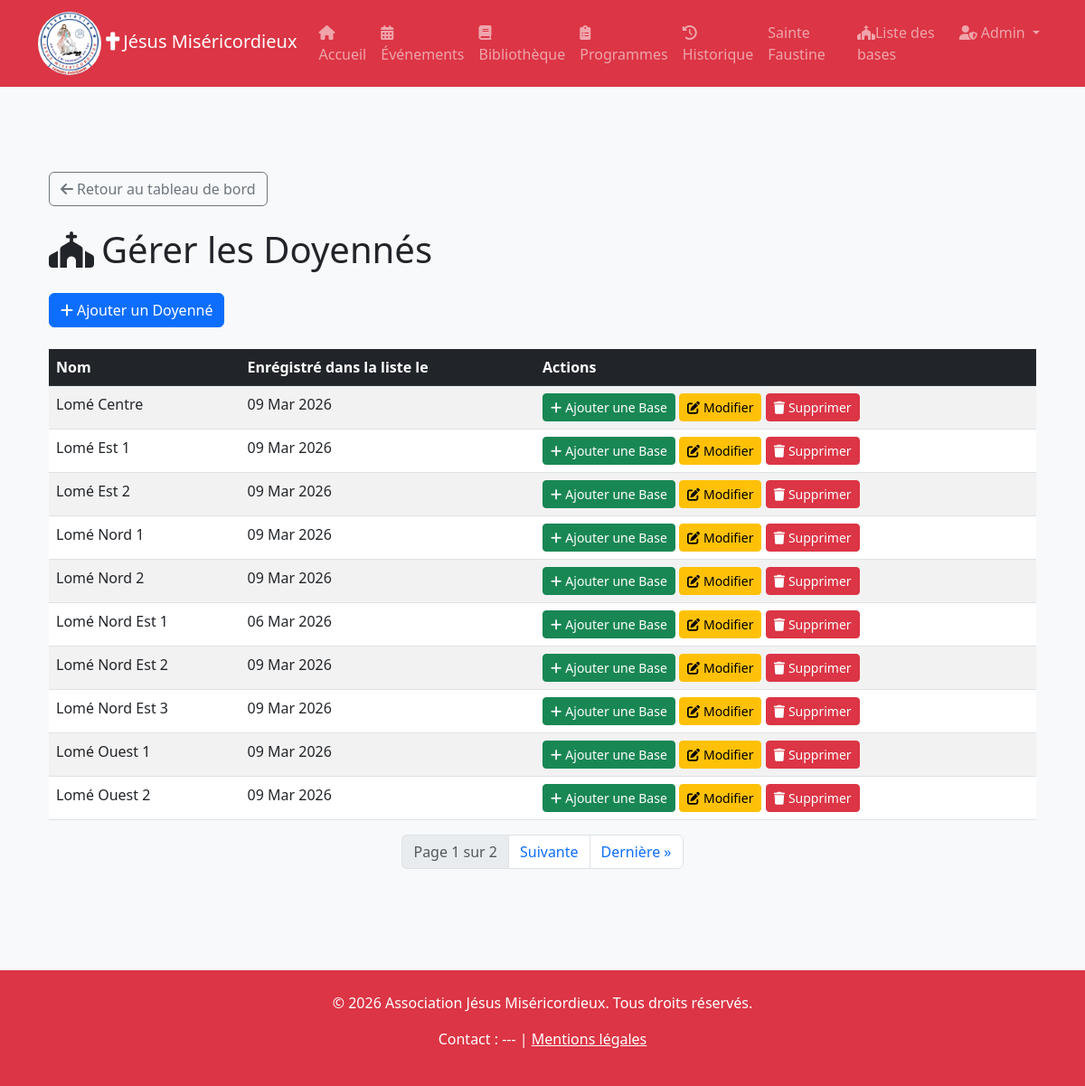
Screenshot of /siteadmin/doyennes/ (signed in) with the database file from the repository.
### parishes/models.py (models this page shows, shortened)
class Doyenne(models.Model):
    name = models.CharField(max_length=200, verbose_name="Nom du Doyenné")
    created_at = models.DateTimeField(auto_now_add=True, verbose_name="Créé le")

### siteadmin/views.py (the view)
# urls.py: path('doyennes/', views.manage_doyennes, name='manage_doyennes'),
@login_required
def manage_doyennes(request):
    doyennes_list = Doyenne.objects.all().order_by('name')
    paginator = Paginator(doyennes_list, 10)  # Affiche 10 doyennÃ©s par page
    page_number = request.GET.get('page')
    doyennes = paginator.get_page(page_number)
    return render(request, 'siteadmin/parishes/manage_doyennes.html', {'doyennes': doyennes})

### siteadmin/templates/siteadmin/parishes/manage_doyennes.html (shortened to what this page needs)
{% extends "base.html" %}
{% block content %}
<div class="container py-5">
    <div class="mb-4">
        <a href="{% url 'admin_dashboard' %}" class="btn btn-outline-secondary">
            <i class="fas fa-arrow-left me-1"></i>Retour au tableau de bord
        </a>
    </div>
    <h1 class="mb-4"><i class="fas fa-church me-2"></i>Gérer les Doyennés</h1>
    <div class="d-flex justify-content-between align-items-center mb-4">
        <a href="{% url 'add_doyenne' %}" class="btn btn-primary">
            <i class="fas fa-plus me-1"></i>Ajouter un Doyenné
        </a>
    </div>
    <div class="table-responsive">
        <table class="table table-striped table-hover">
            <thead class="table-dark">
                <tr>
                    <th>Nom</th>
                    <th>Enrégistré dans la liste le</th>
                    <th>Actions</th>
                </tr>
            </thead>
            <tbody>
                {% for doyenne in doyennes %}
                <tr>
                    <td>{{ doyenne.name }}</td>
                    <td>{{ doyenne.created_at|date:"d M Y" }}</td>
                    <td>
                        <a href="{% url 'add_parish' %}?doyenne={{ doyenne.id }}" class="btn btn-sm btn-success">
                            <i class="fas fa-plus me-1"></i>Ajouter une Base
                        </a>
                        <a href="{% url 'edit_doyenne' doyenne.id %}" class="btn btn-sm btn-warning">
                            <i class="fas fa-edit me-1"></i>Modifier
                        </a>
                        <a href="{% url 'delete_doyenne' doyenne.id %}" class="btn btn-sm btn-danger" onclick="return confirm('Êtes-vous sûr de vouloir supprimer ce doyenné ?')">
                            <i class="fas fa-trash me-1"></i>Supprimer
                        </a>
                    </td>
                </tr>
                {% empty %}
                <tr>
                    <td colspan="3" class="text-center">Aucun doyenné trouvé.</td>
                </tr>
                {% endfor %}
            </tbody>
        </table>
    </div>
    <nav aria-label="Page navigation">
        <ul class="pagination justify-content-center">
            <li class="page-item disabled">
                <span class="page-link">
                    Page {{ doyennes.number }} sur {{ doyennes.paginator.num_pages }}
                </span>
            </li>
            {% if doyennes.has_next %}
            <li class="page-item">
                <a class="page-link" href="?page={{ doyennes.next_page_number }}">Suivante</a>
            </li>
            <li class="page-item">
                <a class="page-link" href="?page={{ doyennes.paginator.num_pages }}">Dernière &raquo;</a>
            </li>
            {% endif %}
        </ul>
    </nav>
</div>
{% endblock %}

### static/css/styles.css (style rules this page uses)
:root { --primary-color: #0d6efd; --secondary-color: #6c757d; --light-color: #f8f9fa; --dark-color: #212529; }
body { font-family: 'Segoe UI', Tahoma, Geneva, Verdana, sans-serif; background-color: var(--light-color); color: var(--dark-color); padding-top: 70px; }

### rows the page displays
Doyenne: name "Lomé Centre", created_at "09 Mar 2026"
Doyenne: name "Lomé Est 1", created_at "09 Mar 2026"
Doyenne: name "Lomé Est 2", created_at "09 Mar 2026"
Doyenne: name "Lomé Nord 1", created_at "09 Mar 2026"
Doyenne: name "Lomé Nord 2", created_at "09 Mar 2026"
Doyenne: name "Lomé Nord Est 1", created_at "06 Mar 2026"
Doyenne: name "Lomé Nord Est 2", created_at "09 Mar 2026"
Doyenne: name "Lomé Nord Est 3", created_at "09 Mar 2026"
Doyenne: name "Lomé Ouest 1", created_at "09 Mar 2026"
Doyenne: name "Lomé Ouest 2", created_at "09 Mar 2026"

### other values shown
{{ doyennes.number }} "1"
{{ doyennes.paginator.num_pages }} "2"
